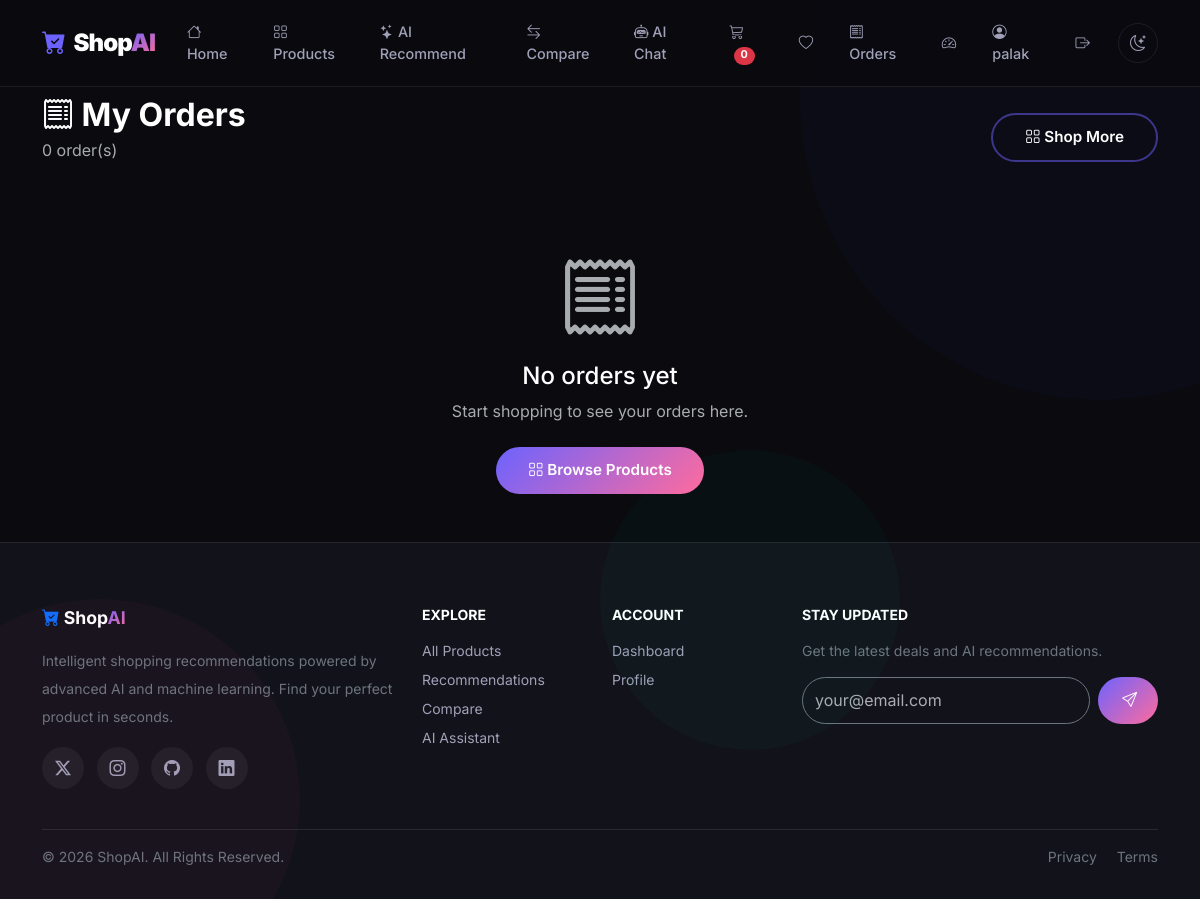
The app's page /orders/orders/ (signed in), older data.
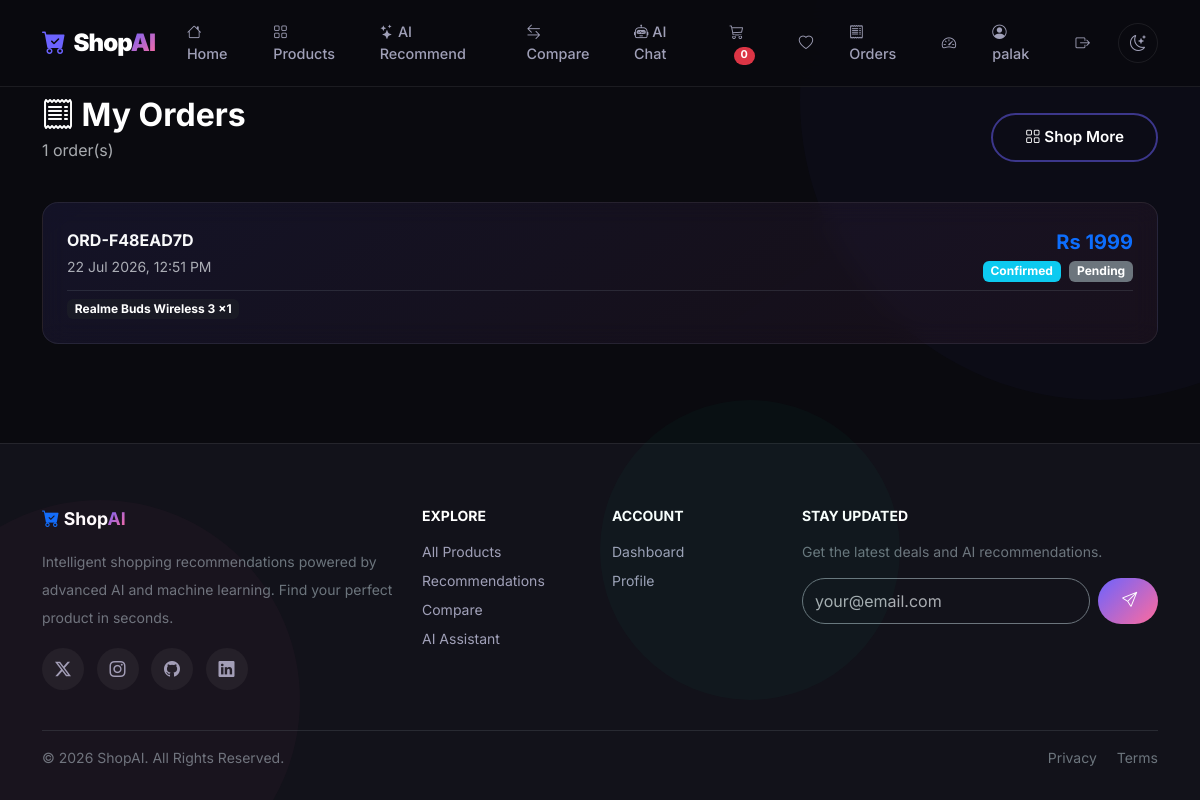
The same page, newer data.
### orders/models.py (models this page shows, shortened)
class Order(models.Model):
    PAYMENT_METHOD_CHOICES = [
        ('COD', 'Cash on Delivery'),
        ('UPI', 'UPI Payment'),
        ('CARD', 'Credit Card'),
        ('DEBIT', 'Debit Card'),
        ('NETBANKING', 'Net Banking'),
        ('WALLET', 'Wallet'),
        ('RAZORPAY', 'Razorpay'),
    ]
    PAYMENT_STATUS_CHOICES = [
        ('PENDING', 'Pending'),
        ('SUCCESS', 'Success'),
        ('FAILED', 'Failed'),
        ('REFUNDED', 'Refunded'),
    ]
    ORDER_STATUS_CHOICES = [
        ('PENDING', 'Pending'),
        ('CONFIRMED', 'Confirmed'),
        ('PACKED', 'Packed'),
        ('SHIPPED', 'Shipped'),
        ('DELIVERED', 'Delivered'),
        ('CANCELLED', 'Cancelled'),
    ]
    user = models.ForeignKey(settings.AUTH_USER_MODEL, on_delete=models.CASCADE, related_name='orders')
    order_id = models.CharField(max_length=20, unique=True, editable=False)
    name = models.CharField(max_length=200)
    email = models.EmailField()
    phone = models.CharField(max_length=15)
    address = models.TextField()
    city = models.CharField(max_length=100)
    state = models.CharField(max_length=100)
    pincode = models.CharField(max_length=10)
    total = models.DecimalField(max_digits=12, decimal_places=2, default=0)
    payment_method = models.CharField(max_length=20, choices=PAYMENT_METHOD_CHOICES)
    payment_status = models.CharField(max_length=20, choices=PAYMENT_STATUS_CHOICES, default='PENDING')
    order_status = models.CharField(max_length=20, choices=ORDER_STATUS_CHOICES, default='PENDING')
    razorpay_order_id = models.CharField(max_length=100, blank=True)
    razorpay_payment_id = models.CharField(max_length=100, blank=True)
    razorpay_signature = models.CharField(max_length=200, blank=True)
    created_at = models.DateTimeField(auto_now_add=True)
    updated_at = models.DateTimeField(auto_now=True)
    class Meta:
        ordering = ['-created_at']

class OrderItem(models.Model):
    order = models.ForeignKey(Order, on_delete=models.CASCADE, related_name='items')
    product = models.ForeignKey(Product, on_delete=models.SET_NULL, null=True)
    product_name = models.CharField(max_length=200)
    product_price = models.DecimalField(max_digits=10, decimal_places=2)
    quantity = models.PositiveIntegerField(default=1)

### orders/views.py (the view)
# urls.py: path('orders/', views.my_orders, name='my_orders'),
@login_required
def my_orders(request):
    orders = Order.objects.filter(user=request.user).prefetch_related('items')
    return render(request, 'orders/my_orders.html', {'orders': orders})

### orders/templates/orders/my_orders.html (shortened to what this page needs)
{% extends 'base.html' %}
{% load static %}
{% block content %}
<div class="container mt-5 pt-5">
    <div class="d-flex align-items-center justify-content-between mb-4">
        <div>
            <h2 class="fw-bold mb-1"><i class="bi bi-receipt"></i> My Orders</h2>
            <p class="text-muted">{{ orders|length }} order(s)</p>
        </div>
        <a href="{% url 'product_list' %}" class="btn btn-outline-premium"><i class="bi bi-grid"></i> Shop More</a>
    </div>
    {% if orders %}
    <div class="row g-4">
        {% for order in orders %}
        <div class="col-12">
            <a href="{% url 'order_detail' order.pk %}" class="text-decoration-none text-light">
                <div class="glass-card p-4">
                    <div class="d-flex flex-wrap justify-content-between align-items-center">
                        <div>
                            <h6 class="fw-bold mb-1">{{ order.order_id }}</h6>
                            <small class="text-muted">{{ order.created_at|date:"d M Y, h:i A" }}</small>
                        </div>
                        <div class="text-end">
                            <span class="fs-5 fw-bold text-primary">Rs {{ order.total|floatformat:0 }}</span>
                            <div>
                                <span class="badge {% if order.order_status == 'DELIVERED' %}bg-success{% elif order.order_status == 'CANCELLED' %}bg-danger{% elif order.order_status == 'PENDING' %}bg-warning text-dark{% else %}bg-info{% endif %}">
                                    {{ order.get_order_status_display }}
                                </span>
                                <span class="badge {% if order.payment_status == 'SUCCESS' %}bg-success{% elif order.payment_status == 'FAILED' %}bg-danger{% else %}bg-secondary{% endif %} ms-1">
                                    {{ order.get_payment_status_display }}
                                </span>
                            </div>
                        </div>
                    </div>
                    <hr class="border-secondary my-2">
                    <div class="d-flex flex-wrap gap-2">
                        {% for item in order.items.all|slice:":3" %}
                        <span class="badge bg-dark bg-opacity-50">{{ item.product_name }} x{{ item.quantity }}</span>
                        {% endfor %}
                    </div>
                </div>
            </a>
        </div>
        {% endfor %}
    </div>
    {% else %}
    <div class="text-center py-5">
        <i class="bi bi-receipt display-1 text-muted"></i>
        <h4 class="mt-3">No orders yet</h4>
        <p class="text-muted">Start shopping to see your orders here.</p>
        <a href="{% url 'product_list' %}" class="btn btn-premium mt-2"><i class="bi bi-grid"></i> Browse Products</a>
    </div>
    {% endif %}
</div>
{% endblock %}

Row changes from the older to the newer data that the page shows:
added Order: order_id "ORD-F48EAD7D", created_at "22 Jul 2026, 12:51 PM", total "1999", order_status "Confirmed", payment_status "Pending"
added OrderItem: product_name "Realme Buds Wireless 3", quantity "1"
Text that changed along with them:
{{ orders|length }}: "0" → "1"
text no longer shown: "No orders yet Start shopping to see your orders here. Browse Products"
